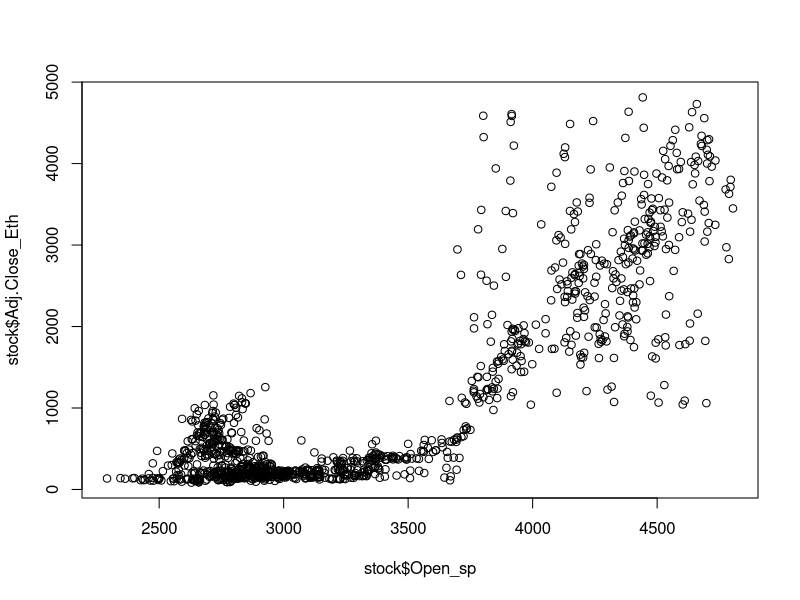
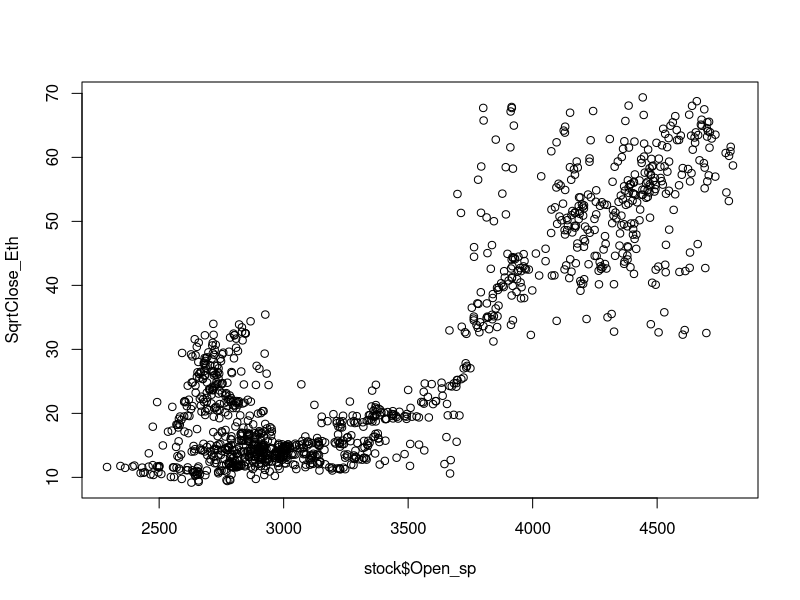
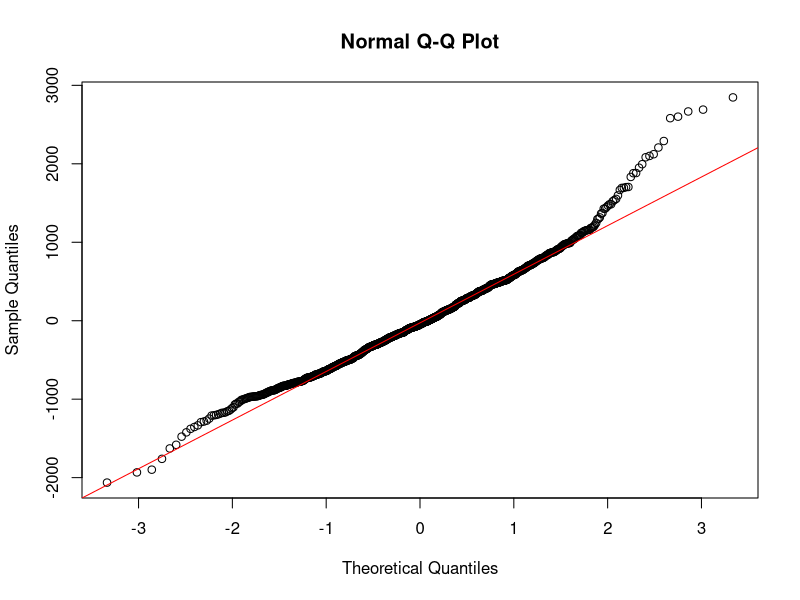
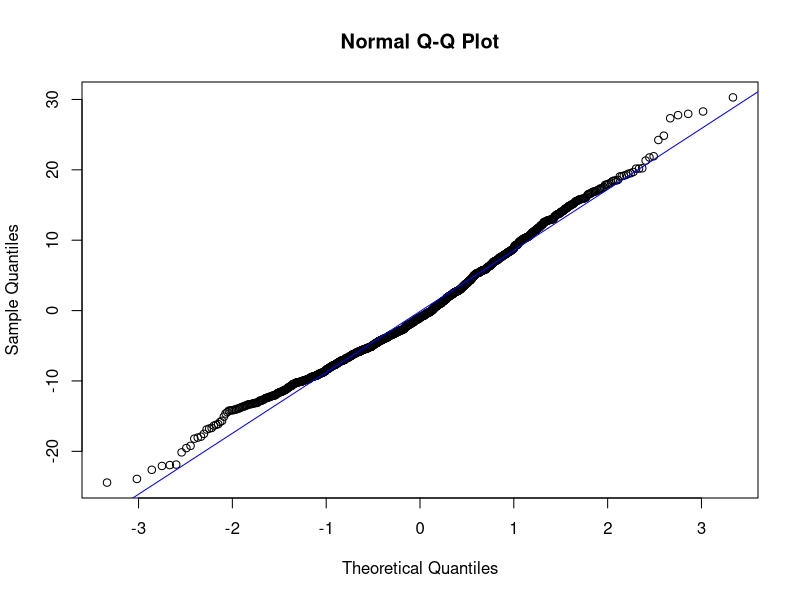
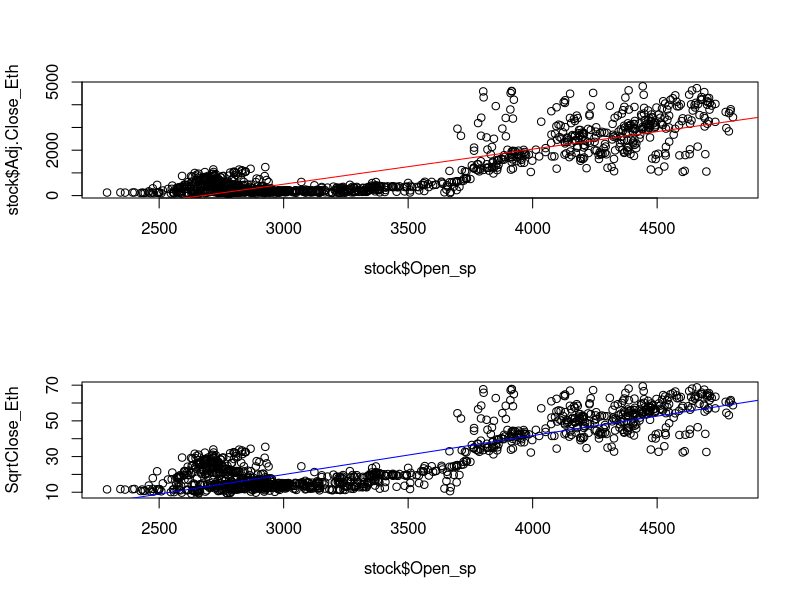

The R script that drew these images, in order:
# LSE Data Analytics Online Career Accelerator
# DA301: Advanced Analytics for Organisational Impact

# Practical activity: Build your first predictive model in R

###############################################################################

# This is the solution to the practical activity.

# We’ve looked at two methods of using R in predictive analytics – time-series
# analysis and linear regression. Both of these use existing or past data to
# help make predictions, among other things, on how a variable may behave in 
# the future. This practical activity will focus on linear regression, with the 
# purpose being to familiarise yourself with creating a regression model in R 
# using RStudio.

# As a freelance data analyst, a client has asked you to investigate the 
# relationship between the value of Ethereum cryptocurrency and the S&P 500 
# (the Standard & Poor’s 500 – a stock market index of the 500 largest 
# companies listed on stock exchanges in the US). Your client has provided you
# with a data set that contains a variety of Ethereum and S&P 500 values from 
# November 2017 to August 2022. Values for both S&P 500 and Ethereum in the 
# data set include:
# - opening values (Open_Eth, Open_sp)
# - highest daily value (High_Eth, High_sp)
# - lowest daily value (Low_Eth, Low_sp)
# - closing values (Close_Eth, Close_sp)
# - adjusted closing values (Adj.Close_Eth, Adj.Close_sp)
# - volume (Volume_Eth, Volume_sp).

# Investigate the correlation between Ethereum and S&P 500 values through a 
# predictive model that most accurately predicts daily adjusted closing 
# Ethereum values. In other words, your client wishes to know whether they 
# can use S&P 500 values to predict Ethereum values.

###############################################################################

# 1. Prepare your workstation

# Determine your working directory
getwd()

# Change your current directory.
setwd(dir='/Users/codyshan/Desktop/Data Science LSE/Course 3 new/LSE_DA301_Module_6_files/Data') 

# Import the tidyverse package.
library(tidyverse)


# Import the data set (es.csv). 
stock <- read.csv('es.csv', header=TRUE)
#stock <- read.csv(file.choose(), header=T)


# Sense check using the summary() function.
head(stock)
summary(stock)


###############################################################################

# 2. Explore the data set


# Visualise data to understand data set.
plot(stock$Open_sp, stock$Adj.Close_Eth)


# Transform the data set to limit errors.
# Improve linearity of data set and increase R^2.
SqrtClose_Eth <- sqrt(stock$Adj.Close_Eth)


# Visualise the result of transformed data.
plot(stock$Open_sp, SqrtClose_Eth)


################################################################################

# 3. Compare two predictive models

# 3a) Test the relationship between Adj.Closed_Eth and Open_sp

# Create a linear regression model.
model1 <- lm(stock$Adj.Close_Eth ~ stock$Open_sp)


# View the summary stats.
summary(model1)


# Create a visualisation to determine normality of data set.
qqnorm(residuals(model1))
qqline(residuals(model1), col='red')


###############################################################################

# 3b) Test the relationship between the transformed Adj.Close_Eth and Open_sp

# Create a linear regression model.
model2 <- lm(SqrtClose_Eth ~ stock$Open_sp)


# View the summary stats.
summary(model2)


# Create a visualisation to determine normality of data set.
qqnorm(residuals(model2))
qqline(residuals(model2), col='blue')


###############################################################################

# 4. Compare the two models

# Arrange plot with the par(mfrow) function.
par(mfrow=c(2, 1))


# Compare both graphs (model1 and model2).
plot(stock$Open_sp, stock$Adj.Close_Eth)
abline(coefficients(model1), col='red')

plot(stock$Open_sp, SqrtClose_Eth)
abline(coefficients(model2), col='blue') 

# Compare the p values and R^2 values?
# What do you see?
# Model2 is slightly better than model1.


###############################################################################

# 5. Save your R script

###############################################################################

